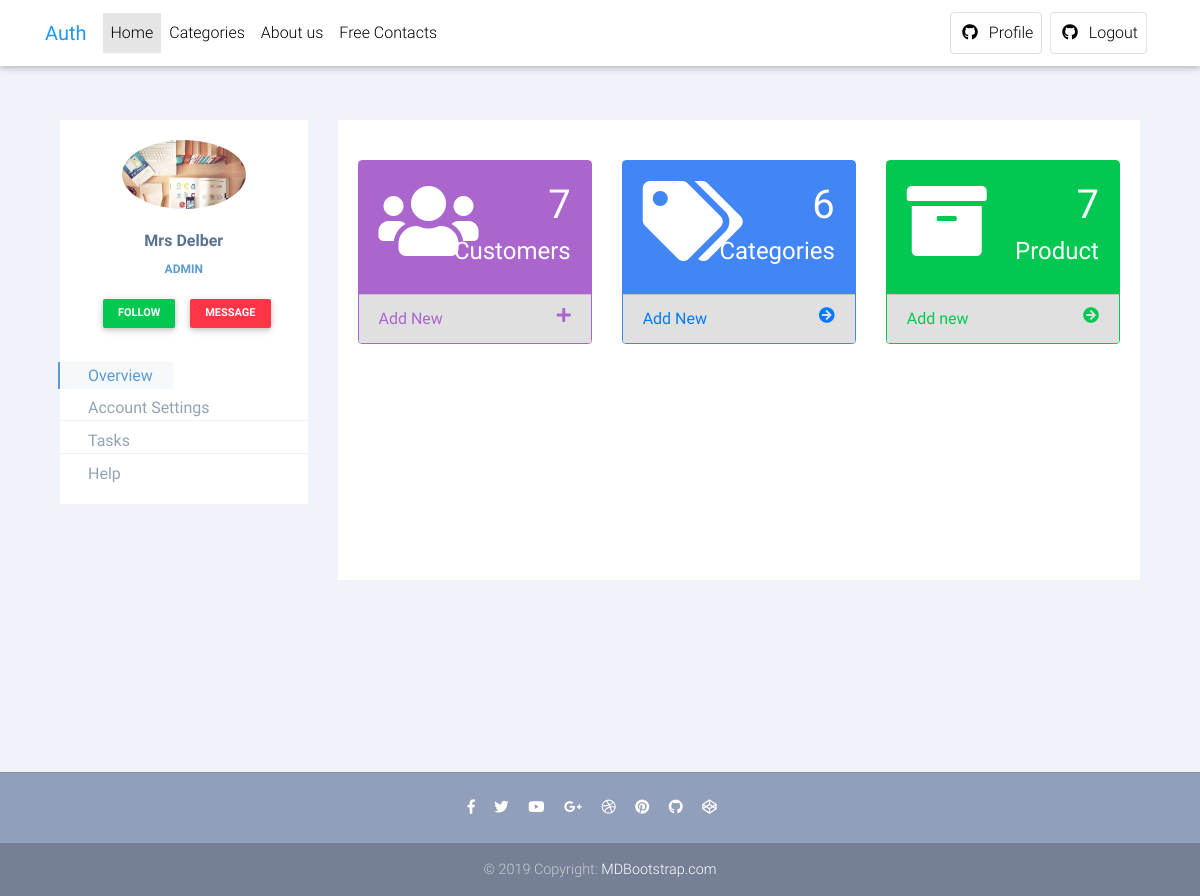
Screenshot of /profile (signed in) with the database file from the repository.
### tables this page shows
CREATE TABLE `users` (
  `ID` int(11) NOT NULL,
  `email` varchar(52) NOT NULL,
  `name` varchar(64) NOT NULL,
  `password` varchar(255) NOT NULL,
  `mobile` varchar(14) NOT NULL,
  `created_at` date NOT NULL,
  `created_by` int(5) DEFAULT NULL,
  `role` enum('user','admin','super-admin') DEFAULT NULL,
  `image` varchar(255) NOT NULL
);

### classes/user.php (called while the page is built, shortened)
<?php
Class User Extends Template{
    private $id ,$role;
    public function __construct($id = 0 ){
        if ($id) {
            $pdo1 = new PDO(Dns, Dbuser, Dbpassword);
            $stmt = $pdo1->prepare("select * from users where ID = '".$id."'");
            $stmt->execute();
            $array_of_args =   $stmt->fetch(\PDO::FETCH_ASSOC);
        } else return ;
        $this->name     = $array_of_args['name'];
        $this->role     = $array_of_args['role'];
        $this->image    = $this->get_image($array_of_args['image']);
    }
    public function get_image($image){
        return is_file($_SERVER['DOCUMENT_ROOT'].'/Auth/uploads/'.$image)? '../Auth/uploads/'.$image
                :'https://cdn2.iconfinder.com/data/icons/avatars-99/62/avatar-370-456322-512.png';
    }
    public function get_role(){
        return $this->role;
    }
}

### profile.php (the view, shortened to what this page needs)
<?php
require_once($_SERVER['DOCUMENT_ROOT'].'/Auth/classes/user.php');
$current_user = new User($_SESSION['user']);
?>
<?php require('./layouts/header.php') ?>
<div class="container">
    <div class="row profile">
		<div class="col-md-3">
			<div class="profile-sidebar">
				<div class="profile-userpic">
                    <img src="<?=$current_user->image?>" class="img-responsive" alt="">
				</div>
				<div class="profile-usertitle">
					<div class="profile-usertitle-name">
						<?=$current_user->name?>
					</div>
					<div class="profile-usertitle-job">
						<?=$current_user->get_role()?>
					</div>
				</div>
				<div class="profile-userbuttons">
					<button type="button" class="btn btn-success btn-sm">Follow</button>
					<button type="button" class="btn btn-danger btn-sm">Message</button>
				</div>
				<div class="profile-usermenu">
					<ul class="nav">
						<li class="active">
							<a href="#">
							Overview </a>
						</li>
						<li>
							<a href="#">
							Account Settings </a>
						</li>
						<li>
							<a href="#" target="_blank">
							Tasks </a>
						</li>
						<li>
							<a href="#">
							Help </a>
						</li>
					</ul>
				</div>
			</div>
		</div>
		<div class="col-md-9">
            <div class="profile-content">
                    <?php
                    if (isset($_GET['view']) )
                        if (is_file('./layouts/profile/'.$_GET['view'].'.php'))
                            include ('./layouts/profile/'.$_GET['view'].'.php');
                        else echo 'File Not Exist';
                    else include ('./layouts/profile/content.php');
                    ?>
            </div>
		</div>
	</div>
</div>
<br>
<br>
<?php require('./layouts/footer.php') ?>

### assets/style.css (style rules this page uses)
body { background: #F1F3FA; }
.profile { margin: 120px 0; }
.profile-sidebar { padding: 20px 0 10px 0; background: #fff; }
.profile-userpic img { float: none; margin: 0 auto; width: 50%; height: auto; -webkit-border-radius: 50% !important; -moz-border-radius: 50% !important; border-radius: 50% !important; display: block; }
.profile-usermenu ul { display: block; }
.profile-usertitle { text-align: center; margin-top: 20px; }
.profile-usertitle-name { color: #5a7391; font-size: 16px; font-weight: 600; margin-bottom: 7px; }
.profile-usertitle-job { text-transform: uppercase; color: #5b9bd1; font-size: 12px; font-weight: 600; margin-bottom: 15px; }
.profile-userbuttons { text-align: center; margin-top: 10px; }
.profile-userbuttons .btn { text-transform: uppercase; font-size: 11px; font-weight: 600; padding: 6px 15px; margin-right: 5px; }
.profile-userbuttons .btn:last-child { margin-right: 0px; }
.profile-usermenu { margin-top: 30px; }
.profile-usermenu ul li { border-bottom: 1px solid #f0f4f7; margin: 8px 0; }
.profile-usermenu ul li:last-child { border-bottom: none; }
.profile-usermenu ul li a { color: #93a3b5; font-size: 16px; font-weight: 400; padding: 4px 20px; }
.profile-usermenu ul li.active { border-bottom: none; }
.profile-usermenu ul li.active a { color: #5b9bd1; background-color: #f6f9fb; border-left: 2px solid #5b9bd1; margin-left: -2px; }
.profile-content { padding: 20px; background: #fff; min-height: 460px; height: 100%; }

### layouts/header.php (style rules this page uses)
html, body, header, .carousel { height: 60vh; }

### rows the page displays
users: image (picture), name "Mrs Delber", role "ADMIN"

### other values shown
$num_of_customers "7"
$num_of_cats "6"
$num_of_products "7"
